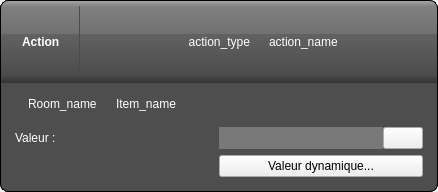
<?xml version="1.0" encoding="UTF-8"?>
<ui version="4.0">
 <class>FormActionStd</class>
 <widget class="QWidget" name="FormActionStd">
  <property name="geometry">
   <rect>
    <x>0</x>
    <y>0</y>
    <width>438</width>
    <height>192</height>
   </rect>
  </property>
  <property name="windowTitle">
   <string>Form</string>
  </property>
  <property name="styleSheet">
   <string notr="true">#frameHeader
{
	background: qlineargradient(x1: 0, y1: 0, x2: 0, y2: 1, stop: 0 #a6a6a6, stop: 0.08 #7f7f7f, stop: 0.39999 #717171, stop: 0.4 #626262, stop: 0.9 #4c4c4c, stop: 1 #333333);
	padding: 5px;
	border: 1px solid black;
	border-top-left-radius: 8px;
	border-top-right-radius: 8px;
	border-bottom: none;
}
#FormActionStd
{
	border: 1px solid black;
	border-radius: 8px;
}
#FormActionStd QLabel
{
	color: white;
}
#frameHeader #labelTitle
{
	font-weight: bold;
	padding-right: 15px;
	border: 1px solid rgb(75, 75, 75);
	border-top: none;
	border-bottom: none;
	border-left: none;
}
#frameContent
{
	background-color: rgb(78, 78, 78);
	padding: 5px;
	border: 1px solid black;
	border-top: none;
	border-bottom-right-radius: 8px;
	border-bottom-left-radius: 8px;
}
#frameContent .buttonStyled
{
	color: #333;
	border: 2px solid #555;
	border-radius: 11px;
	padding: 5px;
	background: qradialgradient(cx: 0.3, cy: -0.4, fx: 0.3, fy: -0.4, radius: 1.35, stop: 0 #fff, stop: 1 #888);
	min-width: 20px;
    min-height: 16px;
}
#frameContent .buttonStyled:hover
{
	background: qradialgradient(cx: 0.3, cy: -0.4, fx: 0.3, fy: -0.4, radius: 1.35, stop: 0 #fff, stop: 1 #bbb);
}
#frameContent .buttonStyled:pressed
{
	background: qradialgradient(cx: 0.4, cy: -0.1, fx: 0.4, fy: -0.1, radius: 1.35, stop: 0 #fff, stop: 1 #ddd);
}
#frameContent QComboBox, #frameContent QLineEdit
{
	border: none;
	background: rgb(120, 120, 120);
	padding: 3px;
}
#frameContent QComboBox:hover, #frameContent QLineEdit:hover
{
	background: rgb(170, 170, 170);
}
#frameContent QComboBox::drop-down
{
	border: none;

	subcontrol-origin: padding;
    subcontrol-position: top right;
    width: 18px;

    border-left-width: 1px;
    border-left-color: darkgray;
    border-left-style: solid;
    border-top-right-radius: 3px;
    border-bottom-right-radius: 3px;
}
#frameContent QComboBox::down-arrow
{
	image: url(:/img/1downarrow.png);
}

.ActionMenu 
{
	background-color: rgb(78, 78, 78);
	border: 1px solid black;
	min-width: 300px;
}

.ActionMenu .MenuItem
{
	min-width: 300px;
	border-bottom-width: 1px;
    border-bottom-color: rgb(72, 72, 72);
    border-bottom-style: solid;
}

.ActionMenu .MenuItem:hover
{	
	background-color: rgb(120, 120, 120);
}

</string>
  </property>
  <layout class="QVBoxLayout" name="verticalLayout_2">
   <property name="spacing">
    <number>0</number>
   </property>
   <property name="margin">
    <number>0</number>
   </property>
   <item>
    <widget class="QFrame" name="frameHeader">
     <property name="frameShape">
      <enum>QFrame::NoFrame</enum>
     </property>
     <property name="frameShadow">
      <enum>QFrame::Plain</enum>
     </property>
     <layout class="QHBoxLayout" name="horizontalLayout_4">
      <property name="margin">
       <number>0</number>
      </property>
      <item>
       <layout class="QHBoxLayout" name="horizontalLayout">
        <item>
         <widget class="QLabel" name="label_2">
          <property name="sizePolicy">
           <sizepolicy hsizetype="Maximum" vsizetype="Preferred">
            <horstretch>0</horstretch>
            <verstretch>0</verstretch>
           </sizepolicy>
          </property>
          <property name="text">
           <string/>
          </property>
          <property name="pixmap">
           <pixmap resource="resources.qrc">:/img/icon_rule.png</pixmap>
          </property>
         </widget>
        </item>
        <item>
         <widget class="QLabel" name="labelTitle">
          <property name="sizePolicy">
           <sizepolicy hsizetype="Maximum" vsizetype="Preferred">
            <horstretch>0</horstretch>
            <verstretch>0</verstretch>
           </sizepolicy>
          </property>
          <property name="text">
           <string>Action</string>
          </property>
         </widget>
        </item>
        <item>
         <widget class="QLabel" name="labelRuleType">
          <property name="text">
           <string>action_type</string>
          </property>
          <property name="alignment">
           <set>Qt::AlignRight|Qt::AlignTrailing|Qt::AlignVCenter</set>
          </property>
         </widget>
        </item>
        <item>
         <widget class="QLabel" name="label">
          <property name="sizePolicy">
           <sizepolicy hsizetype="Maximum" vsizetype="Preferred">
            <horstretch>0</horstretch>
            <verstretch>0</verstretch>
           </sizepolicy>
          </property>
          <property name="pixmap">
           <pixmap resource="resources.qrc">:/img/1rightarrow.png</pixmap>
          </property>
         </widget>
        </item>
        <item>
         <widget class="QLabel" name="labelRuleName">
          <property name="text">
           <string>action_name</string>
          </property>
         </widget>
        </item>
       </layout>
      </item>
     </layout>
    </widget>
   </item>
   <item>
    <widget class="QFrame" name="frameContent">
     <property name="frameShape">
      <enum>QFrame::StyledPanel</enum>
     </property>
     <property name="frameShadow">
      <enum>QFrame::Raised</enum>
     </property>
     <layout class="QHBoxLayout" name="horizontalLayout_5">
      <item>
       <layout class="QVBoxLayout" name="verticalLayout">
        <item>
         <layout class="QHBoxLayout" name="horizontalLayout_2">
          <item>
           <widget class="QLabel" name="labelRoomIcon">
            <property name="sizePolicy">
             <sizepolicy hsizetype="Maximum" vsizetype="Preferred">
              <horstretch>0</horstretch>
              <verstretch>0</verstretch>
             </sizepolicy>
            </property>
            <property name="text">
             <string/>
            </property>
            <property name="pixmap">
             <pixmap resource="resources.qrc">:/img/rooms/lounge_small.png</pixmap>
            </property>
           </widget>
          </item>
          <item>
           <widget class="QLabel" name="labelRoomName">
            <property name="sizePolicy">
             <sizepolicy hsizetype="Maximum" vsizetype="Preferred">
              <horstretch>0</horstretch>
              <verstretch>0</verstretch>
             </sizepolicy>
            </property>
            <property name="text">
             <string>Room_name</string>
            </property>
           </widget>
          </item>
          <item>
           <widget class="QLabel" name="label_9">
            <property name="sizePolicy">
             <sizepolicy hsizetype="Maximum" vsizetype="Preferred">
              <horstretch>0</horstretch>
              <verstretch>0</verstretch>
             </sizepolicy>
            </property>
            <property name="text">
             <string/>
            </property>
            <property name="pixmap">
             <pixmap resource="resources.qrc">:/img/2rightarrow.png</pixmap>
            </property>
           </widget>
          </item>
          <item>
           <widget class="QLabel" name="labelItemName">
            <property name="text">
             <string>Item_name</string>
            </property>
           </widget>
          </item>
         </layout>
        </item>
        <item>
         <spacer name="verticalSpacer">
          <property name="orientation">
           <enum>Qt::Vertical</enum>
          </property>
          <property name="sizeType">
           <enum>QSizePolicy::Fixed</enum>
          </property>
          <property name="sizeHint" stdset="0">
           <size>
            <width>20</width>
            <height>10</height>
           </size>
          </property>
         </spacer>
        </item>
        <item>
         <layout class="QGridLayout" name="gridLayout">
          <property name="horizontalSpacing">
           <number>0</number>
          </property>
          <item row="0" column="0">
           <widget class="QLabel" name="label_11">
            <property name="text">
             <string>Valeur :</string>
            </property>
           </widget>
          </item>
          <item row="1" column="1">
           <widget class="QPushButton" name="btMore">
            <property name="text">
             <string>Valeur dynamique...</string>
            </property>
            <property name="class" stdset="0">
             <string>buttonStyled</string>
            </property>
           </widget>
          </item>
          <item row="0" column="1">
           <layout class="QHBoxLayout" name="horizontalLayout_3">
            <item>
             <widget class="QLineEdit" name="editValue">
              <property name="sizePolicy">
               <sizepolicy hsizetype="Preferred" vsizetype="Fixed">
                <horstretch>0</horstretch>
                <verstretch>0</verstretch>
               </sizepolicy>
              </property>
             </widget>
            </item>
            <item>
             <widget class="QPushButton" name="buttonMore">
              <property name="sizePolicy">
               <sizepolicy hsizetype="Maximum" vsizetype="Fixed">
                <horstretch>0</horstretch>
                <verstretch>0</verstretch>
               </sizepolicy>
              </property>
              <property name="icon">
               <iconset resource="resources.qrc">
                <normaloff>:/img/edit_add.png</normaloff>:/img/edit_add.png</iconset>
              </property>
              <property name="iconSize">
               <size>
                <width>16</width>
                <height>16</height>
               </size>
              </property>
              <property name="class" stdset="0">
               <string>buttonStyled</string>
              </property>
             </widget>
            </item>
           </layout>
          </item>
         </layout>
        </item>
       </layout>
      </item>
     </layout>
    </widget>
   </item>
  </layout>
 </widget>
 <resources>
  <include location="resources.qrc"/>
 </resources>
 <connections/>
</ui>
